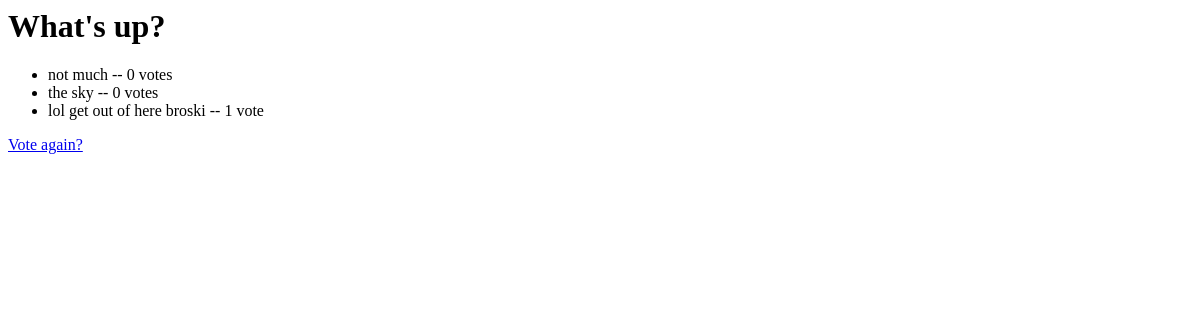
/polls/1/results/, run on an earlier commit of the app's database.
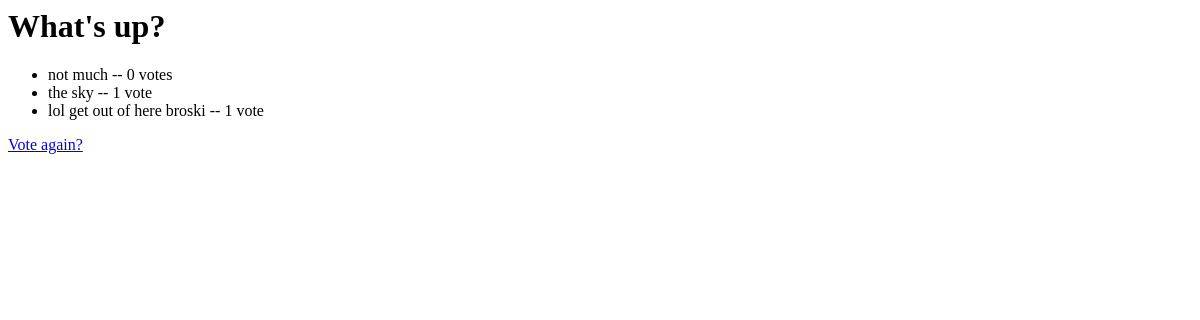
And on a later commit of the database.
### polls/models.py (models this page shows, shortened)
class Question(models.Model):
    question_text = models.CharField(max_length=200)
    pub_date = models.DateTimeField('date published')
    def was_published_recently(self):
        if self.pub_date <= timezone.now():
            return self.pub_date >= timezone.now() - datetime.timedelta(days=1)
        else:
            return False
    was_published_recently.admin_order_field = 'pub_date'
    was_published_recently.boolean = True
    was_published_recently.short_description = 'Published recently?'

class Choice(models.Model):
    question = models.ForeignKey(Question, on_delete=models.CASCADE)
    choice_text = models.CharField(max_length=200)
    votes = models.IntegerField(default=0)
    numVotes = 0

### polls/views.py (the view)
# urls.py: path('<int:pk>/results/', views.ResultsView.as_view(), name='results'),
class ResultsView(generic.DetailView):
    model = Question
    template_name = 'polls/results.html'

### polls/templates/polls/results.html
<h1>{{ question.question_text }}</h1>
<ul>
{% for choice in question.choice_set.all %}
    <li>{{ choice.choice_text }} -- {{ choice.votes }} vote{{ choice.votes|pluralize }}</li>
{% endfor %}
</ul>
<a href="{% url 'polls:index' %}">Vote again?</a>

What changed in the data, as far as the page shows it:
changed Choice "the sky": votes "0" → "1"
